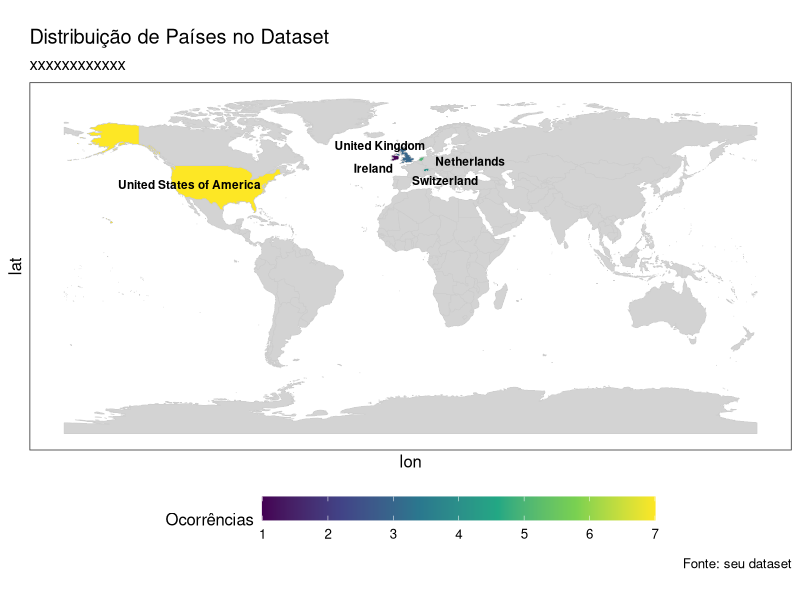

Generate this figure with R:
library(dplyr)
library(ggplot2)
library(rnaturalearth)
library(sf)
library(ggrepel)

# 1. Dataset
data <- data.frame(
  location = c(
    "Netherlands","United States","Netherlands","Netherlands",
    "Switzerland","United States","England","Netherlands",
    "Ireland","Netherlands","England","Switzerland",
    "Switzerland","United States","England","Switzerland",
    "United States","United States","United States","United States"
  )
)

# 2. Corrigir nomes para rnaturalearth
data <- data %>%
  mutate(location = case_when(
    location == "England" ~ "United Kingdom",
    location == "United States" ~ "United States of America",
    TRUE ~ location
  ))

# 3. Contagem de ocorrências
country_counts <- data %>%
  count(location) %>%
  rename(count = n)

# 4. Mapa mundial
world <- ne_countries(scale = "medium", returnclass = "sf")

# 5. Preparar para join
world_df <- world %>% st_drop_geometry() %>% select(name, iso_a3)

# 6. Juntar frequência
world_df <- world_df %>%
  left_join(country_counts, by = c("name" = "location"))

# 7. Substituir NAs por 0
world_df$count <- as.numeric(ifelse(is.na(world_df$count), 0, world_df$count))

# 8. Reanexar geometria
world_freq <- world %>%
  left_join(world_df %>% select(iso_a3, count), by = "iso_a3")

# 9. Subset de países com ocorrências
focus_countries <- world_freq %>% filter(count > 0)

# 10. Calcular centróides
coords <- st_coordinates(st_centroid(focus_countries))
focus_countries <- focus_countries %>%
  mutate(lon = coords[,1], lat = coords[,2])

# 11. Criar coluna de fill: cinza claro para count=0
world_freq <- world_freq %>%
  mutate(fill_color = ifelse(count == 0, NA, count))

# 12. Plot em estilo artigo científico
ggplot() +
  geom_sf(data = world_freq, aes(fill = fill_color), color = "gray80", size = 0.2) +
  ggrepel::geom_text_repel(
    data = focus_countries,
    aes(x = lon,
        y = lat,
        label = name),
    size = 3,
    fontface = "bold",
    segment.color = "gray60"
  ) +
  scale_fill_viridis_c(
    option = "viridis",
    na.value = "lightgray",
    name = "Ocorrências"
  ) +
  theme_bw(base_size = 12) +
  theme(
    panel.background = element_rect(fill = "white",
                                    color = NA),
    panel.grid = element_blank(),
    axis.text = element_blank(),
    axis.ticks = element_blank(),
    legend.position = "bottom",
    legend.key.width = unit(2, "cm")
  ) +
  labs(
    title = "Distribuição de Países no Dataset",
    subtitle = "xxxxxxxxxxxx",
    caption = "Fonte: seu dataset"
  )
